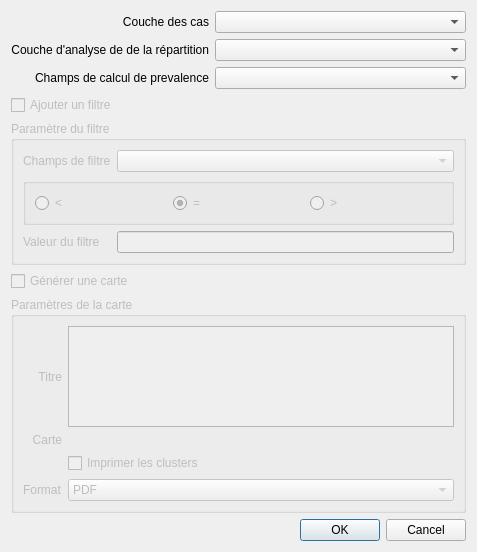
<?xml version="1.0" encoding="UTF-8"?>
<ui version="4.0">
 <class>ChuRemacorDialogBase</class>
 <widget class="QDialog" name="ChuRemacorDialogBase">
  <property name="enabled">
   <bool>true</bool>
  </property>
  <property name="geometry">
   <rect>
    <x>0</x>
    <y>0</y>
    <width>477</width>
    <height>552</height>
   </rect>
  </property>
  <property name="windowTitle">
   <string>CHU - Remacor</string>
  </property>
  <layout class="QFormLayout" name="formLayout_2">
   <item row="0" column="0">
    <layout class="QVBoxLayout" name="verticalLayout">
     <item>
      <widget class="QLabel" name="label">
       <property name="text">
        <string>Couche des cas</string>
       </property>
       <property name="textFormat">
        <enum>Qt::PlainText</enum>
       </property>
       <property name="alignment">
        <set>Qt::AlignRight|Qt::AlignTrailing|Qt::AlignVCenter</set>
       </property>
       <property name="buddy">
        <cstring>qLayerListCas</cstring>
       </property>
      </widget>
     </item>
     <item>
      <widget class="QLabel" name="label_2">
       <property name="text">
        <string>Couche d'analyse de de la répartition</string>
       </property>
       <property name="alignment">
        <set>Qt::AlignRight|Qt::AlignTrailing|Qt::AlignVCenter</set>
       </property>
       <property name="buddy">
        <cstring>qLayerAnalyseRepartitionCas</cstring>
       </property>
      </widget>
     </item>
     <item>
      <widget class="QLabel" name="label_3">
       <property name="text">
        <string>Champs de calcul de prevalence</string>
       </property>
       <property name="alignment">
        <set>Qt::AlignRight|Qt::AlignTrailing|Qt::AlignVCenter</set>
       </property>
       <property name="buddy">
        <cstring>qFieldsLayerRepartition</cstring>
       </property>
      </widget>
     </item>
    </layout>
   </item>
   <item row="0" column="1">
    <layout class="QVBoxLayout" name="verticalLayout_2">
     <item>
      <widget class="QgsMapLayerComboBox" name="qLayerListCas"/>
     </item>
     <item>
      <widget class="QgsMapLayerComboBox" name="qLayerAnalyseRepartitionCas"/>
     </item>
     <item>
      <widget class="QgsFieldComboBox" name="qFieldsLayerRepartition"/>
     </item>
    </layout>
   </item>
   <item row="1" column="0">
    <widget class="QCheckBox" name="qCheckBoxCreateFilter">
     <property name="enabled">
      <bool>false</bool>
     </property>
     <property name="text">
      <string>Ajouter un filtre</string>
     </property>
    </widget>
   </item>
   <item row="2" column="0" colspan="2">
    <widget class="QGroupBox" name="qFilterParams">
     <property name="enabled">
      <bool>false</bool>
     </property>
     <property name="title">
      <string>Paramètre du filtre</string>
     </property>
     <layout class="QFormLayout" name="formLayout">
      <item row="1" column="0">
       <widget class="QLabel" name="fieldFilterLabel">
        <property name="text">
         <string>Champs de filtre</string>
        </property>
        <property name="buddy">
         <cstring>qFieldsFilter</cstring>
        </property>
       </widget>
      </item>
      <item row="1" column="1">
       <widget class="QgsFieldComboBox" name="qFieldsFilter"/>
      </item>
      <item row="3" column="0" colspan="2">
       <widget class="QGroupBox" name="groupFilterRadioButton">
        <property name="enabled">
         <bool>false</bool>
        </property>
        <property name="title">
         <string/>
        </property>
        <property name="flat">
         <bool>false</bool>
        </property>
        <property name="checkable">
         <bool>false</bool>
        </property>
        <layout class="QHBoxLayout" name="horizontalLayout">
         <item>
          <widget class="QRadioButton" name="rbLower">
           <property name="text">
            <string>&lt;</string>
           </property>
           <attribute name="buttonGroup">
            <string notr="true">buttonGroupFilter</string>
           </attribute>
          </widget>
         </item>
         <item>
          <widget class="QRadioButton" name="rbEqual">
           <property name="text">
            <string>=</string>
           </property>
           <property name="checked">
            <bool>true</bool>
           </property>
           <attribute name="buttonGroup">
            <string notr="true">buttonGroupFilter</string>
           </attribute>
          </widget>
         </item>
         <item>
          <widget class="QRadioButton" name="rbGreater">
           <property name="text">
            <string>&gt;</string>
           </property>
           <attribute name="buttonGroup">
            <string notr="true">buttonGroupFilter</string>
           </attribute>
          </widget>
         </item>
        </layout>
       </widget>
      </item>
      <item row="4" column="0">
       <widget class="QLabel" name="fieldFilterValueLabel">
        <property name="text">
         <string>Valeur du filtre</string>
        </property>
       </widget>
      </item>
      <item row="4" column="1">
       <widget class="QLineEdit" name="qTextFilterValue"/>
      </item>
     </layout>
    </widget>
   </item>
   <item row="3" column="0">
    <widget class="QCheckBox" name="qCheckBoxCreateMap">
     <property name="enabled">
      <bool>false</bool>
     </property>
     <property name="text">
      <string>Générer une carte</string>
     </property>
    </widget>
   </item>
   <item row="4" column="0" colspan="2">
    <widget class="QGroupBox" name="qMapParams">
     <property name="enabled">
      <bool>false</bool>
     </property>
     <property name="title">
      <string>Paramètres de la carte</string>
     </property>
     <property name="flat">
      <bool>false</bool>
     </property>
     <property name="checkable">
      <bool>false</bool>
     </property>
     <layout class="QGridLayout" name="gridLayout_2">
      <item row="1" column="0">
       <widget class="QLabel" name="testLabel_2">
        <property name="text">
         <string>Carte</string>
        </property>
        <property name="alignment">
         <set>Qt::AlignRight|Qt::AlignTrailing|Qt::AlignVCenter</set>
        </property>
       </widget>
      </item>
      <item row="0" column="0">
       <widget class="QLabel" name="testLabel">
        <property name="text">
         <string>Titre</string>
        </property>
        <property name="alignment">
         <set>Qt::AlignRight|Qt::AlignTrailing|Qt::AlignVCenter</set>
        </property>
        <property name="buddy">
         <cstring>qMapTitle</cstring>
        </property>
       </widget>
      </item>
      <item row="1" column="1">
       <widget class="QgsFileWidget" name="qMapFileSave">
        <property name="storageMode">
         <enum>QgsFileWidget::GetDirectory</enum>
        </property>
       </widget>
      </item>
      <item row="3" column="1">
       <widget class="QComboBox" name="qComboBoxMapFormat">
        <property name="enabled">
         <bool>false</bool>
        </property>
        <item>
         <property name="text">
          <string>PDF</string>
         </property>
        </item>
        <item>
         <property name="text">
          <string>Image</string>
         </property>
        </item>
       </widget>
      </item>
      <item row="0" column="1">
       <widget class="QPlainTextEdit" name="qMapTitle"/>
      </item>
      <item row="3" column="0">
       <widget class="QLabel" name="label_4">
        <property name="text">
         <string>Format</string>
        </property>
        <property name="buddy">
         <cstring>qComboBoxMapFormat</cstring>
        </property>
       </widget>
      </item>
      <item row="2" column="1">
       <widget class="QCheckBox" name="qPrintClusterLayer">
        <property name="text">
         <string>Imprimer les clusters</string>
        </property>
       </widget>
      </item>
     </layout>
    </widget>
   </item>
   <item row="5" column="1">
    <widget class="QDialogButtonBox" name="button_box">
     <property name="enabled">
      <bool>true</bool>
     </property>
     <property name="orientation">
      <enum>Qt::Horizontal</enum>
     </property>
     <property name="standardButtons">
      <set>QDialogButtonBox::Cancel|QDialogButtonBox::Ok</set>
     </property>
    </widget>
   </item>
  </layout>
 </widget>
 <customwidgets>
  <customwidget>
   <class>QgsFieldComboBox</class>
   <extends>QComboBox</extends>
   <header>qgsfieldcombobox.h</header>
  </customwidget>
  <customwidget>
   <class>QgsFileWidget</class>
   <extends>QWidget</extends>
   <header>qgsfilewidget.h</header>
  </customwidget>
  <customwidget>
   <class>QgsMapLayerComboBox</class>
   <extends>QComboBox</extends>
   <header>qgsmaplayercombobox.h</header>
  </customwidget>
 </customwidgets>
 <tabstops>
  <tabstop>qLayerListCas</tabstop>
  <tabstop>qLayerAnalyseRepartitionCas</tabstop>
  <tabstop>qFieldsLayerRepartition</tabstop>
  <tabstop>qCheckBoxCreateFilter</tabstop>
  <tabstop>qFieldsFilter</tabstop>
  <tabstop>qCheckBoxCreateMap</tabstop>
  <tabstop>qMapTitle</tabstop>
  <tabstop>qComboBoxMapFormat</tabstop>
 </tabstops>
 <resources/>
 <connections>
  <connection>
   <sender>button_box</sender>
   <signal>accepted()</signal>
   <receiver>ChuRemacorDialogBase</receiver>
   <slot>accept()</slot>
   <hints>
    <hint type="sourcelabel">
     <x>467</x>
     <y>680</y>
    </hint>
    <hint type="destinationlabel">
     <x>20</x>
     <y>20</y>
    </hint>
   </hints>
  </connection>
  <connection>
   <sender>button_box</sender>
   <signal>rejected()</signal>
   <receiver>ChuRemacorDialogBase</receiver>
   <slot>reject()</slot>
   <hints>
    <hint type="sourcelabel">
     <x>467</x>
     <y>680</y>
    </hint>
    <hint type="destinationlabel">
     <x>20</x>
     <y>20</y>
    </hint>
   </hints>
  </connection>
  <connection>
   <sender>qFieldsLayerRepartition</sender>
   <signal>currentIndexChanged(int)</signal>
   <receiver>ChuRemacorDialogBase</receiver>
   <slot>checkComboBox()</slot>
   <hints>
    <hint type="sourcelabel">
     <x>466</x>
     <y>96</y>
    </hint>
    <hint type="destinationlabel">
     <x>462</x>
     <y>174</y>
    </hint>
   </hints>
  </connection>
  <connection>
   <sender>qLayerAnalyseRepartitionCas</sender>
   <signal>layerChanged(QgsMapLayer*)</signal>
   <receiver>ChuRemacorDialogBase</receiver>
   <slot>addRepartitionFields()</slot>
   <hints>
    <hint type="sourcelabel">
     <x>466</x>
     <y>65</y>
    </hint>
    <hint type="destinationlabel">
     <x>414</x>
     <y>0</y>
    </hint>
   </hints>
  </connection>
  <connection>
   <sender>qLayerListCas</sender>
   <signal>currentIndexChanged(int)</signal>
   <receiver>ChuRemacorDialogBase</receiver>
   <slot>checkComboBox()</slot>
   <hints>
    <hint type="sourcelabel">
     <x>466</x>
     <y>34</y>
    </hint>
    <hint type="destinationlabel">
     <x>462</x>
     <y>59</y>
    </hint>
   </hints>
  </connection>
  <connection>
   <sender>qLayerAnalyseRepartitionCas</sender>
   <signal>currentIndexChanged(int)</signal>
   <receiver>ChuRemacorDialogBase</receiver>
   <slot>checkComboBox()</slot>
   <hints>
    <hint type="sourcelabel">
     <x>466</x>
     <y>65</y>
    </hint>
    <hint type="destinationlabel">
     <x>462</x>
     <y>113</y>
    </hint>
   </hints>
  </connection>
  <connection>
   <sender>qCheckBoxCreateMap</sender>
   <signal>clicked()</signal>
   <receiver>ChuRemacorDialogBase</receiver>
   <slot>enableCreateMap()</slot>
   <hints>
    <hint type="sourcelabel">
     <x>57</x>
     <y>345</y>
    </hint>
    <hint type="destinationlabel">
     <x>0</x>
     <y>131</y>
    </hint>
   </hints>
  </connection>
  <connection>
   <sender>qCheckBoxCreateFilter</sender>
   <signal>clicked()</signal>
   <receiver>ChuRemacorDialogBase</receiver>
   <slot>enableCreateFilter()</slot>
   <hints>
    <hint type="sourcelabel">
     <x>45</x>
     <y>117</y>
    </hint>
    <hint type="destinationlabel">
     <x>476</x>
     <y>135</y>
    </hint>
   </hints>
  </connection>
  <connection>
   <sender>qLayerListCas</sender>
   <signal>layerChanged(QgsMapLayer*)</signal>
   <receiver>ChuRemacorDialogBase</receiver>
   <slot>addFilterFields()</slot>
   <hints>
    <hint type="sourcelabel">
     <x>342</x>
     <y>27</y>
    </hint>
    <hint type="destinationlabel">
     <x>476</x>
     <y>30</y>
    </hint>
   </hints>
  </connection>
  <connection>
   <sender>qFieldsFilter</sender>
   <signal>currentIndexChanged(QString)</signal>
   <receiver>ChuRemacorDialogBase</receiver>
   <slot>setFieldFilterValues()</slot>
   <hints>
    <hint type="sourcelabel">
     <x>263</x>
     <y>180</y>
    </hint>
    <hint type="destinationlabel">
     <x>476</x>
     <y>191</y>
    </hint>
   </hints>
  </connection>
 </connections>
 <slots>
  <slot>addFilterFields()</slot>
  <slot>checkComboBox()</slot>
  <slot>enableCreateMap()</slot>
  <slot>enableCreateFilter()</slot>
  <slot>addRepartitionFields()</slot>
  <slot>setFieldFilterValues()</slot>
 </slots>
 <buttongroups>
  <buttongroup name="buttonGroupFilter"/>
 </buttongroups>
</ui>
